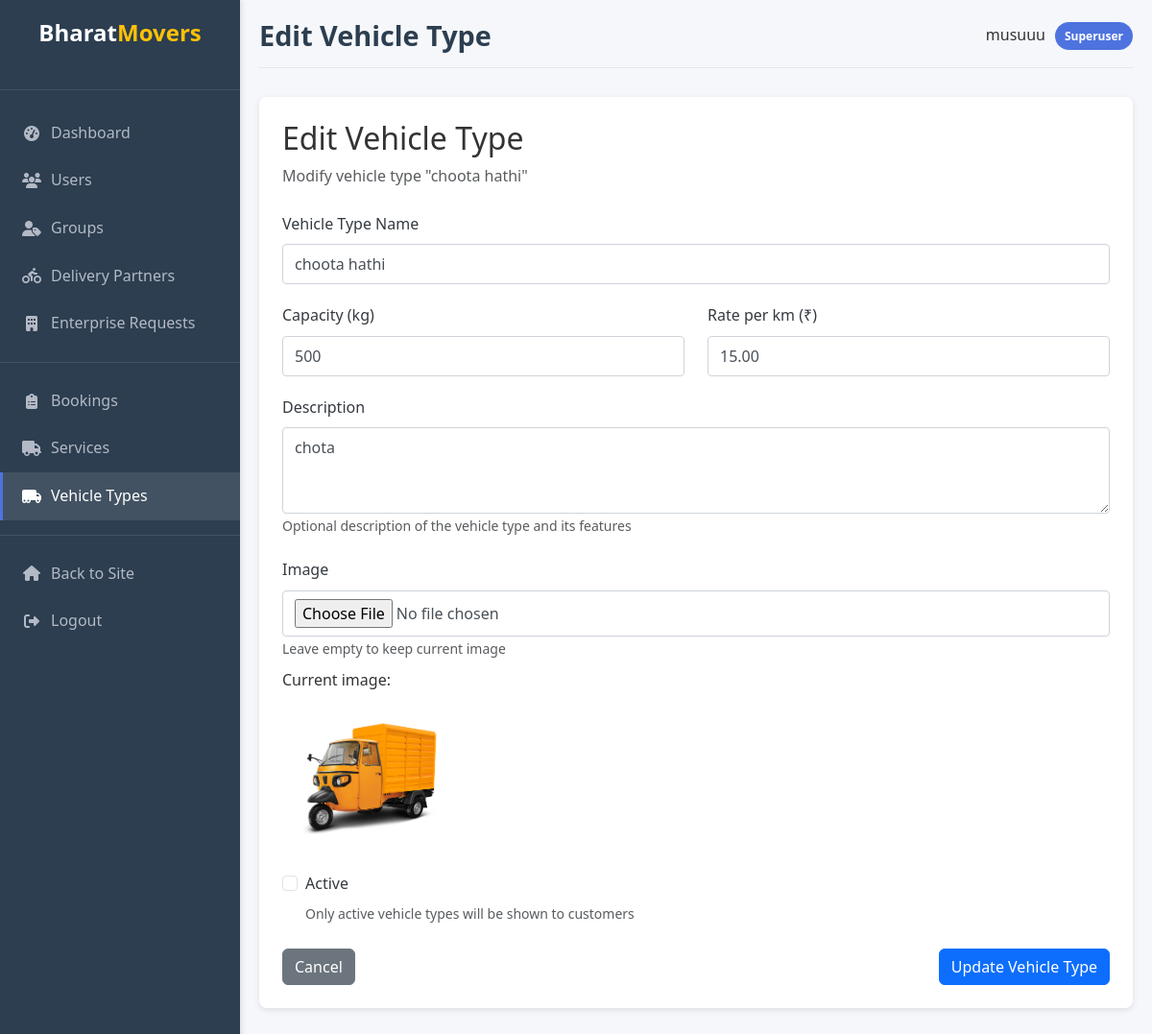
Page /accounts/admin/vehicle-types/1/edit/ (signed in) on the committed database.
### accounts/models.py (models this page shows, shortened)
class CustomUser(AbstractUser):
    USER_TYPE_CHOICES = [
        ('CUSTOMER', 'Customer'),
        ('ADMIN', 'Admin'),
        ('DRIVER', 'Driver')
    ]
    email = models.EmailField(unique=True)
    phone_number = models.CharField(max_length=15)
    address = models.TextField(blank=True)
    user_type = models.CharField(max_length=10, choices=USER_TYPE_CHOICES, default='CUSTOMER')
    is_customer = models.BooleanField(default=True)
    is_driver = models.BooleanField(default=False)
    department = models.CharField(max_length=50, blank=True)
    designation = models.CharField(max_length=50, blank=True)
    join_date = models.DateTimeField(auto_now_add=True)
    email_notifications = models.BooleanField(default=True)
    sms_notifications = models.BooleanField(default=True)
    profile_image = models.ImageField(upload_to='profile_images/', blank=True, null=True)
    USERNAME_FIELD = 'email'
    REQUIRED_FIELDS = ['username']

### services/models.py (models this page shows, shortened)
class VehicleType(models.Model):
    name = models.CharField(max_length=100)
    description = models.TextField()
    capacity = models.CharField(max_length=50)
    price_per_km = models.DecimalField(max_digits=10, decimal_places=2)
    image = models.ImageField(upload_to='vehicles/', null=True, blank=True)

### accounts/views.py (the view)
# urls.py: path('admin/vehicle-types/<int:vehicle_type_id>/edit/', views.admin_edit_vehicle_type, name='admin_edit_vehicle_type'),
@login_required
@user_passes_test(lambda u: u.is_superuser or u.is_staff)
def admin_edit_vehicle_type(request, vehicle_type_id):
    vehicle_type = get_object_or_404(VehicleType, id=vehicle_type_id)
    if request.method == 'POST':
        form = VehicleTypeForm(request.POST, request.FILES, instance=vehicle_type)
        if form.is_valid():
            form.save()
            messages.success(request, 'Vehicle type updated successfully.')
            return redirect('accounts:admin_view_vehicle_type', vehicle_type_id=vehicle_type.id)
    else:
        form = VehicleTypeForm(instance=vehicle_type)
    return render(request, 'accounts/admin/edit_vehicle_type.html', {
        'form': form,
        'vehicle_type': vehicle_type,
        'active_tab': 'vehicle_types'
    })

### accounts/views.py
class VehicleTypeForm(forms.ModelForm):
    class Meta:
        model = VehicleType
        fields = ['name', 'description', 'capacity', 'price_per_km', 'image']
        widgets = {
            'description': forms.Textarea(attrs={'rows': 3, 'class': 'form-control'}),
            'name': forms.TextInput(attrs={'class': 'form-control'}),
            'capacity': forms.TextInput(attrs={'class': 'form-control'}),
            'price_per_km': forms.NumberInput(attrs={'class': 'form-control', 'step': '0.01'}),
        }
        help_texts = {
            'price_per_km': 'Price per kilometer for this vehicle type',
            'capacity': 'Example: 1000kg, 3-4 rooms, etc.',
        }
    def __init__(self, *args, **kwargs):
        super().__init__(*args, **kwargs)
        self.fields['image'].widget.attrs.update({'class': 'form-control'})
        self.fields['description'].widget.attrs.update({'placeholder': 'Enter a detailed description of the vehicle type'})

### templates/accounts/admin/edit_vehicle_type.html (shortened to what this page needs)
{% extends "accounts/admin/admin_base.html" %}
{% block admin_title %}Edit Vehicle Type{% endblock %}
{% block admin_content %}
<div class="admin-card">
    <div class="mb-4">
        <h2>Edit Vehicle Type</h2>
        <p class="text-muted">Modify vehicle type "{{ vehicle_type.name }}"</p>
    </div>
    <form method="post" action="{% url 'accounts:admin_edit_vehicle_type' vehicle_type.id %}" enctype="multipart/form-data">
        <div class="admin-form-group">
            <label for="name">Vehicle Type Name</label>
            <input type="text" id="name" name="name" class="admin-form-control" value="{{ vehicle_type.name }}" required>
        </div>
        <div class="row">
            <div class="col-md-6">
                <div class="admin-form-group">
                    <label for="capacity">Capacity (kg)</label>
                    <input type="number" id="capacity" name="capacity" class="admin-form-control" min="0" value="{{ vehicle_type.capacity }}" required>
                </div>
            </div>
            <div class="col-md-6">
                <div class="admin-form-group">
                    <label for="price_per_km">Rate per km (₹)</label>
                    <input type="number" id="price_per_km" name="price_per_km" class="admin-form-control" min="0" step="0.01" value="{{ vehicle_type.price_per_km }}" required>
                </div>
            </div>
        </div>
        <div class="admin-form-group">
            <label for="description">Description</label>
            <textarea id="description" name="description" class="admin-form-control" rows="3">{{ vehicle_type.description }}</textarea>
            <small class="text-muted">Optional description of the vehicle type and its features</small>
        </div>
        <div class="admin-form-group">
            <label for="image">Image</label>
            <input type="file" id="image" name="image" class="admin-form-control">
            <small class="text-muted">Leave empty to keep current image</small>
            {% if vehicle_type.image %}
            <div class="mt-2">
                <p>Current image:</p>
                <img src="{{ vehicle_type.image.url }}" alt="{{ vehicle_type.name }}" style="max-width: 200px; max-height: 150px;">
            </div>
            {% endif %}
        </div>
        <div class="admin-form-group">
            <div class="form-check">
                <input type="checkbox" id="is_active" name="is_active" class="form-check-input" {% if vehicle_type.is_active %}checked{% endif %}>
                <label for="is_active" class="form-check-label">Active</label>
                <small class="d-block text-muted">Only active vehicle types will be shown to customers</small>
            </div>
        </div>
        <div class="d-flex justify-content-between mt-4">
            <a href="{% url 'accounts:admin_vehicle_types' %}" class="btn btn-secondary">Cancel</a>
            <button type="submit" class="btn btn-primary">Update Vehicle Type</button>
        </div>
    </form>
</div>
{% endblock %}

### templates/accounts/admin/admin_base.html (shortened to what this page needs)
{% load static %}
<!DOCTYPE html>
<html lang="en">
<head>
    <link href="https://cdn.jsdelivr.net/npm/bootstrap@5.3.2/dist/css/bootstrap.min.css" rel="stylesheet">
    <link rel="stylesheet" href="https://cdnjs.cloudflare.com/ajax/libs/font-awesome/6.4.0/css/all.min.css">
    <link rel="stylesheet" href="https://cdn.jsdelivr.net/npm/flatpickr/dist/flatpickr.min.css">
    <link rel="stylesheet" href="{% static 'css/admin.css' %}">
</head>
<body class="admin-body">
    <div class="admin-container">
        <div class="admin-sidebar">
            <div class="admin-logo">
                <h1 class="text-center text-white mb-4">Bharat<span class="text-warning">Movers</span></h1>
            </div>
            <a href="{% url 'accounts:admin_dashboard' %}" class="nav-link {% if active_tab == 'dashboard' %}active{% endif %}">
                <i class="fas fa-tachometer-alt"></i> <span>Dashboard</span>
            </a>
            <a href="{% url 'accounts:admin_users' %}" class="nav-link {% if active_tab == 'users' %}active{% endif %}">
                <i class="fas fa-users"></i> <span>Users</span>
            </a>
            <a href="{% url 'accounts:admin_groups' %}" class="nav-link {% if active_tab == 'groups' %}active{% endif %}">
                <i class="fas fa-user-tag"></i> <span>Groups</span>
            </a>
            <a href="{% url 'accounts:admin_delivery_partners' %}" class="nav-link {% if active_tab == 'delivery_partners' %}active{% endif %}">
                <i class="fas fa-biking"></i> <span>Delivery Partners</span>
            </a>
            <a href="{% url 'accounts:admin_enterprise_requests' %}" class="nav-link {% if active_tab == 'enterprise_requests' %}active{% endif %}">
                <i class="fas fa-building"></i> <span>Enterprise Requests</span>
            </a>
            <div class="sidebar-divider"></div>
            <a href="{% url 'accounts:admin_bookings' %}" class="nav-link {% if active_tab == 'bookings' %}active{% endif %}">
                <i class="fas fa-clipboard-list"></i> <span>Bookings</span>
            </a>
            <a href="{% url 'accounts:admin_services' %}" class="nav-link {% if active_tab == 'services' %}active{% endif %}">
                <i class="fas fa-truck"></i> <span>Services</span>
            </a>
            <a href="{% url 'accounts:admin_vehicle_types' %}" class="nav-link {% if active_tab == 'vehicle_types' %}active{% endif %}">
                <i class="fas fa-truck-moving"></i> <span>Vehicle Types</span>
            </a>
            <div class="sidebar-divider"></div>
            <a href="{% url 'home' %}" class="nav-link">
                <i class="fas fa-home"></i> <span>Back to Site</span>
            </a>
            <a href="{% url 'accounts:logout' %}" class="nav-link">
                <i class="fas fa-sign-out-alt"></i> <span>Logout</span>
            </a>
        </div>
        <div class="admin-content">
            <div class="admin-header">
                <h1 class="admin-title">{% block admin_title %}Admin Panel{% endblock %}</h1>
                <div class="admin-user-info">
                    <span>{{ request.user.get_full_name|default:request.user.email }}</span>
                    <span class="admin-badge">{% if request.user.is_superuser %}Superuser{% else %}Staff{% endif %}</span>
                </div>
            </div>
            {% block admin_content %}{% endblock %}
        </div>
    </div>
</body>
</html>

### static/css/admin.css (style rules this page uses)
.admin-card { background-color: #fff; border-radius: 8px; box-shadow: 0 2px 6px rgba(0, 0, 0, 0.1); padding: 1.5rem; margin-bottom: 1.5rem; }
.admin-form-group { margin-bottom: 1.25rem; }
.admin-form-control { display: block; width: 100%; padding: 0.5rem 0.75rem; font-size: 1rem; line-height: 1.5; color: #495057; background-color: #fff; background-clip: padding-box; border: 1px solid #ced4da; border-radius: 0.25rem; transition: border-color 0.15s ease-in-out, box-shadow 0.15s ease-in-out; }
.admin-sidebar { background-color: #343a40; min-height: calc(100vh - 56px); }
.admin-sidebar .nav-link { color: rgba(255, 255, 255, 0.75); padding: 0.75rem 1.25rem; border-left: 3px solid transparent; }
.admin-sidebar .nav-link.active { color: #fff; border-left: 3px solid #007bff; background-color: rgba(0, 123, 255, 0.2); }
.admin-sidebar .nav-link i { margin-right: 0.5rem; width: 20px; text-align: center; }
:root { --primary: #FF6B00; --primary-dark: #E55E00; --primary-light: #FF8C3F; --secondary: #343A40; --light: #F8F9FA; --dark: #212529; --success: #28A745; --danger: #DC3545; --warning: #FFC107; --info: #17A2B8; --gray: #6C757D; --gray-light: #E9ECEF; --border-radius: 0.5rem; --box-shadow: 0 0.5rem 1rem rgba(0, 0, 0, 0.15); --transition: all 0.3s ease; }
body.admin-body { background-color: #f5f7fa; font-family: 'Segoe UI', Tahoma, Geneva, Verdana, sans-serif; color: #333; line-height: 1.6; margin: 0; padding: 0; }
.admin-container { display: flex; min-height: 100vh; }
.admin-sidebar { width: 250px; background: #2c3e50; color: #fff; padding: 20px 0; box-shadow: 2px 0 5px rgba(0, 0, 0, 0.1); position: fixed; height: 100%; overflow-y: auto; z-index: 1000; }
.admin-logo { padding: 0 20px 20px; border-bottom: 1px solid rgba(255, 255, 255, 0.1); margin-bottom: 20px; }
.admin-logo h1 { font-size: 1.5rem; font-weight: 700; margin: 0; }
.admin-sidebar .nav-link { color: #b3b9c5; padding: 12px 20px; display: flex; align-items: center; text-decoration: none; transition: all 0.3s ease; border-left: 3px solid transparent; }
.admin-sidebar .nav-link i { margin-right: 10px; width: 20px; text-align: center; }
.admin-sidebar .nav-link:hover, .admin-sidebar .nav-link.active { background: rgba(255, 255, 255, 0.1); color: #fff; border-left-color: #4e73df; }
.sidebar-divider { height: 1px; background: rgba(255, 255, 255, 0.1); margin: 15px 0; }
.admin-content { flex: 1; margin-left: 250px; padding: 20px; }
.admin-header { display: flex; justify-content: space-between; align-items: center; margin-bottom: 30px; padding-bottom: 15px; border-bottom: 1px solid #e0e6ed; }
.admin-title { font-size: 1.8rem; font-weight: 600; color: #2c3e50; margin: 0; }
.admin-user-info { display: flex; align-items: center; gap: 10px; }
.admin-badge { background: #4e73df; color: white; padding: 5px 10px; border-radius: 15px; font-size: 0.75rem; font-weight: 600; }
.mt-4 { margin-top: 1.5rem; }
.admin-form-group label { display: block; margin-bottom: 0.5rem; font-weight: 500; color: #343a40; }

### rows in the picture
CustomUser: user.get_full_name "musuuu"
VehicleType: name "choota hathi", capacity "500", price_per_km "15.00", description "chota", image (picture)
